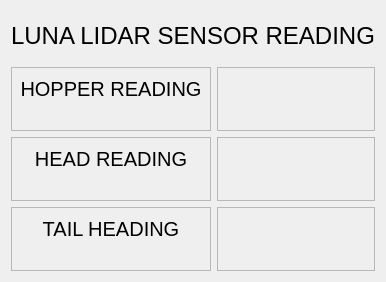
         <widget class="QWidget" name="page_2">
          <layout class="QGridLayout" name="gridLayout_2">
           <item row="2" column="0">
            <widget class="QFrame" name="frame_3">
             <property name="minimumSize">
              <size>
               <width>200</width>
               <height>0</height>
              </size>
             </property>
             <property name="maximumSize">
              <size>
               <width>200</width>
               <height>16777215</height>
              </size>
             </property>
             <property name="frameShape">
              <enum>QFrame::StyledPanel</enum>
             </property>
             <property name="frameShadow">
              <enum>QFrame::Raised</enum>
             </property>
             <layout class="QVBoxLayout" name="verticalLayout_7">
              <item>
               <widget class="QLabel" name="label_11">
                <property name="font">
                 <font>
                  <pointsize>15</pointsize>
                 </font>
                </property>
                <property name="text">
                 <string>HEAD READING</string>
                </property>
                <property name="alignment">
                 <set>Qt::AlignCenter</set>
                </property>
               </widget>
              </item>
              <item>
               <widget class="QLabel" name="label_12">
                <property name="text">
                 <string/>
                </property>
                <property name="alignment">
                 <set>Qt::AlignCenter</set>
                </property>
               </widget>
              </item>
             </layout>
            </widget>
           </item>
           <item row="3" column="1">
            <widget class="QFrame" name="frame_6">
             <property name="frameShape">
              <enum>QFrame::StyledPanel</enum>
             </property>
             <property name="frameShadow">
              <enum>QFrame::Raised</enum>
             </property>
            </widget>
           </item>
           <item row="2" column="1">
            <widget class="QFrame" name="frame_4">
             <property name="frameShape">
              <enum>QFrame::StyledPanel</enum>
             </property>
             <property name="frameShadow">
              <enum>QFrame::Raised</enum>
             </property>
            </widget>
           </item>
           <item row="1" column="1">
            <widget class="QFrame" name="frame">
             <property name="frameShape">
              <enum>QFrame::StyledPanel</enum>
             </property>
             <property name="frameShadow">
              <enum>QFrame::Raised</enum>
             </property>
            </widget>
           </item>
           <item row="0" column="0" colspan="2">
            <widget class="QLabel" name="label_3">
             <property name="sizePolicy">
              <sizepolicy hsizetype="Expanding" vsizetype="Preferred">
               <horstretch>0</horstretch>
               <verstretch>0</verstretch>
              </sizepolicy>
             </property>
             <property name="minimumSize">
              <size>
               <width>0</width>
               <height>50</height>
              </size>
             </property>
             <property name="maximumSize">
              <size>
               <width>16777215</width>
               <height>50</height>
              </size>
             </property>
             <property name="font">
              <font>
               <pointsize>18</pointsize>
              </font>
             </property>
             <property name="text">
              <string>LUNA LIDAR SENSOR READING</string>
             </property>
             <property name="alignment">
              <set>Qt::AlignCenter</set>
             </property>
            </widget>
           </item>
           <item row="1" column="0">
            <widget class="QFrame" name="frame_2">
             <property name="minimumSize">
              <size>
               <width>150</width>
               <height>0</height>
              </size>
             </property>
             <property name="maximumSize">
              <size>
               <width>200</width>
               <height>16777215</height>
              </size>
             </property>
             <property name="frameShape">
              <enum>QFrame::StyledPanel</enum>
             </property>
             <property name="frameShadow">
              <enum>QFrame::Raised</enum>
             </property>
             <layout class="QVBoxLayout" name="verticalLayout_6">
              <item>
               <widget class="QLabel" name="label_2">
                <property name="font">
                 <font>
                  <pointsize>15</pointsize>
                 </font>
                </property>
                <property name="text">
                 <string>HOPPER READING</string>
                </property>
                <property name="alignment">
                 <set>Qt::AlignCenter</set>
                </property>
               </widget>
              </item>
              <item>
               <widget class="QLabel" name="label_5">
                <property name="text">
                 <string/>
                </property>
                <property name="alignment">
                 <set>Qt::AlignCenter</set>
                </property>
               </widget>
              </item>
             </layout>
            </widget>
           </item>
           <item row="3" column="0">
            <widget class="QFrame" name="frame_5">
             <property name="minimumSize">
              <size>
               <width>200</width>
               <height>0</height>
              </size>
             </property>
             <property name="maximumSize">
              <size>
               <width>200</width>
               <height>16777215</height>
              </size>
             </property>
             <property name="frameShape">
              <enum>QFrame::StyledPanel</enum>
             </property>
             <property name="frameShadow">
              <enum>QFrame::Raised</enum>
             </property>
             <layout class="QVBoxLayout" name="verticalLayout_8">
              <item>
               <widget class="QLabel" name="label_13">
                <property name="font">
                 <font>
                  <pointsize>15</pointsize>
                 </font>
                </property>
                <property name="text">
                 <string>TAIL HEADING</string>
                </property>
                <property name="alignment">
                 <set>Qt::AlignCenter</set>
                </property>
               </widget>
              </item>
              <item>
               <widget class="QLabel" name="label_14">
                <property name="text">
                 <string/>
                </property>
                <property name="alignment">
                 <set>Qt::AlignCenter</set>
                </property>
               </widget>
              </item>
             </layout>
            </widget>
           </item>
          </layout>
         </widget>
